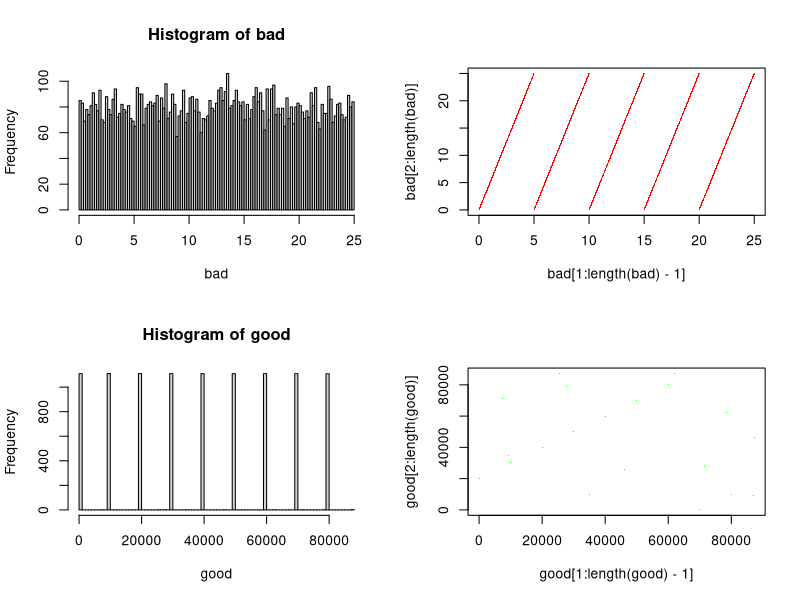

Reproduce this figure in R.
# ------------------------------------------------------------------------------
# Linear Congruential Generator (Random Number Generator).
# ------------------------------------------------------------------------------
# 22 September 2019
# Pete Arnold
# ------------------------------------------------------------------------------

# Next value/seed generator.
lcg <- function(modulus, a, c, seed) {
    return((a * (seed + c)) %% modulus)
}

# Vector generator.
lcg_vector <- function(modulus, a, c, seed, n=1) {
    l <- vector()
    for (i in 1:n) {
        s <- lcg(modulus, a, c, s)
        l <- rbind(l, s)
    }
    return(l)
}

# Create two arrays, one with typically bad parameters and one with good ones.
# Parameters from Nicole Radziwill,
# https://qualityandinnovation.com/2015/03/03/a-linear-congruential-generator-lcg-in-r/

# Number of elements in the vectors.
n <- 10000

# Bad parameters.
m <- 25
a <- 5
s <- runif(1) * 100
c <- 5
bad <- lcg_vector(m, a, c, s, n)
# Good parameters.
m <- 90000
a <- 1000
s <- runif(1) * 100
c <- 20000
good <- lcg_vector(m, a, c, s, n)

# Plot the results.
par(mfrow = c(2, 2))
hist(bad, breaks = 100)
plot(bad[1:length(bad)-1], bad[2:length(bad)], pch = '.', cex = 1, col = 'red')
hist(good, breaks = 100)
plot(good[1:length(good)-1], good[2:length(good)], pch = '.', cex = 1, col = 'green')
